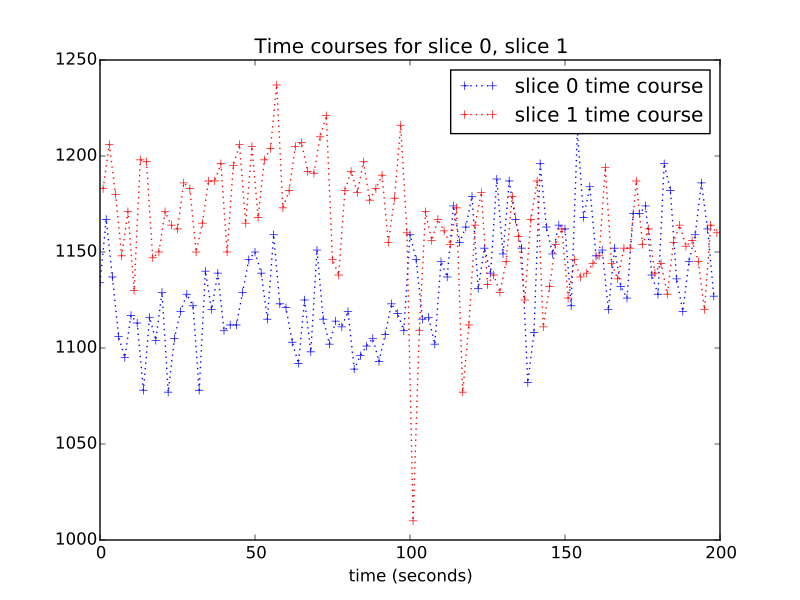

The Python source for this figure:
plt.plot(times_slice_0, time_course_slice_0, 'b:+',
    label='slice 0 time course')
plt.plot(times_slice_1, time_course_slice_1, 'r:+',
    label='slice 1 time course')
plt.legend()
plt.title('Time courses for slice 0, slice 1')
plt.xlabel('time (seconds)')  # doctest: +SKIP
